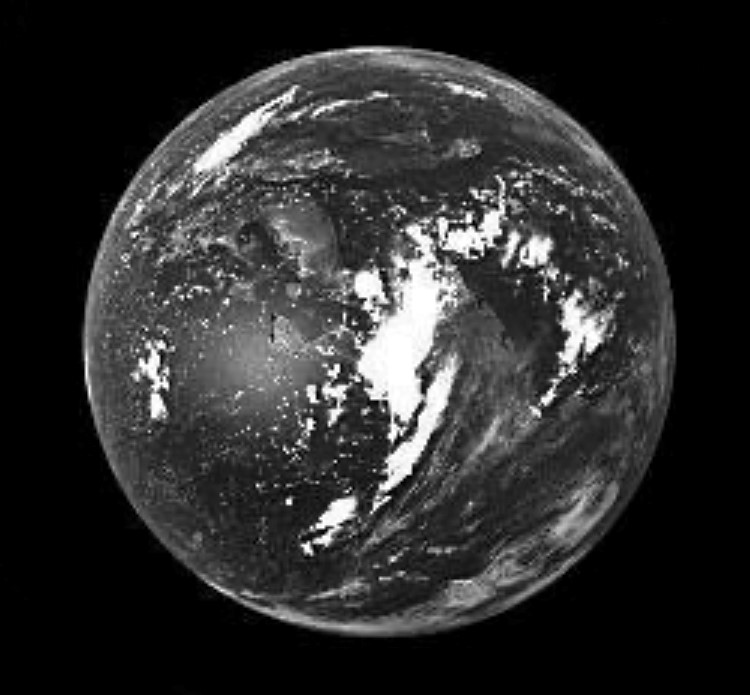
%> input picture Image Manipulation/Filtering_Methods/EarthImage.jpg, 750 x 695 px
$ octave filter_attempt.m   (GNU Octave 9; MATLAB toolbox functions it lacks are replaced by stand-ins)
%> lines starting %> are read from the running program, lines starting %| are printed output that depends on the picture
clf
A = imread('EarthImage.jpg');
%> A is the input picture: size 695x750x3 uint8; min 0, max 255, mean 45.7

Iguided = imguidedfilter(A);
Igaussian = imgaussfilt(A,2);
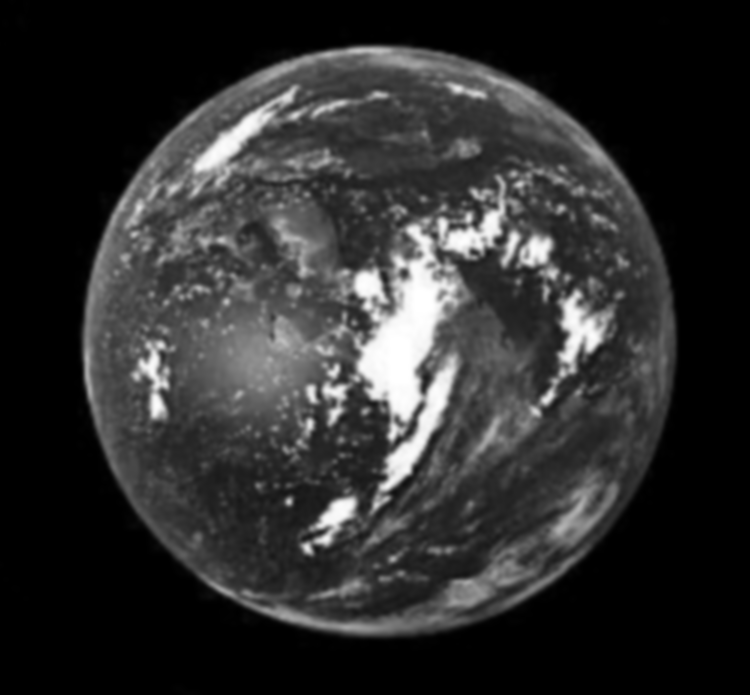
%> Igaussian: size 695x750x3 uint8; min 0, max 255, mean 45.7; mean of the top-left, top-right, bottom-left and bottom-right quarters 50.3, 51.1, 38.2, 43.2

sigma =100 ;

Iflatfield = imflatfield(A,sigma);
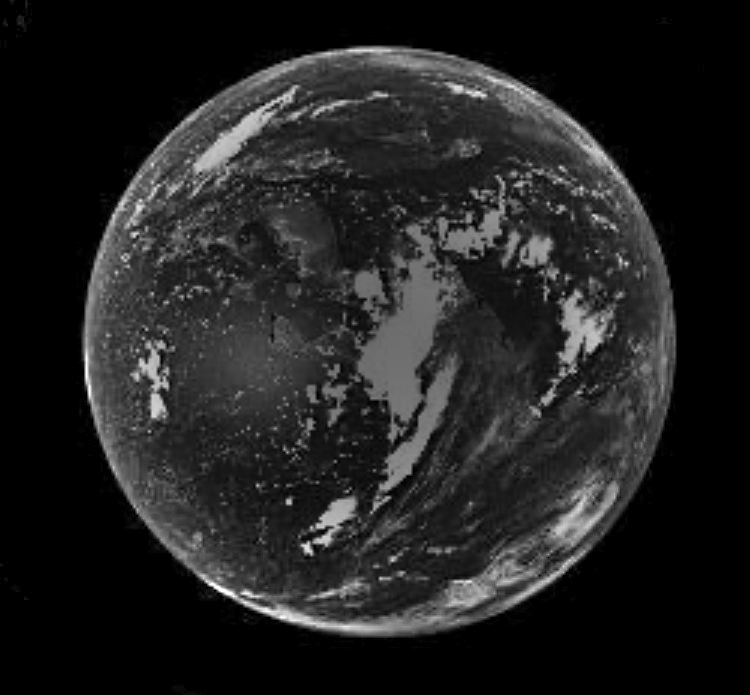
%> Iflatfield: size 695x750x3 uint8; min 0, max 255, mean 33.4

%> (the run ends here)
